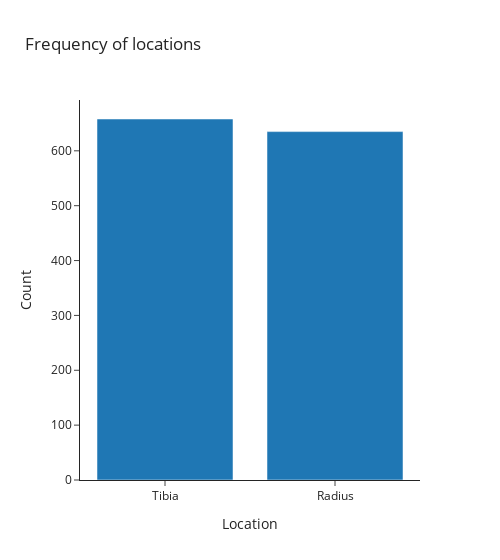

The notebook cell this image was saved under:
### Markdown cell above
### Nominal

### Code cell
# create a barplot with the frequency of locations
location_freq = data['location'].value_counts().reset_index()
location_freq.columns = ['location', 'count']  # rename columns for clarity

fig = px.bar(
    location_freq,
    x='location',
    y='count',
    title='Frequency of locations',
    width=500,
    )
fig.update_xaxes(title_text='Location')
fig.update_yaxes(title_text='Count')

fig.show()

### Figure 1 — Plotly figure (JSON) as saved in the notebook; plotly's stock layout.template omitted (floating-point values rounded to 4 significant figures)
{"data": [{"alignmentgroup": "True", "hovertemplate": "location=%{x}<br>count=%{y}<extra></extra>", "legendgroup": "", "marker": {"color": "#1F77B4", "pattern": {"shape": ""}}, "name": "", "offsetgroup": "", "orientation": "v", "showlegend": false, "textposition": "auto", "type": "bar", "x": ["Tibia", "Radius"], "xaxis": "x", "y": [658, 635], "yaxis": "y"}], "layout": {"barmode": "relative", "legend": {"tracegroupgap": 0}, "title": {"text": "Frequency of locations"}, "width": 500, "xaxis": {"anchor": "y", "domain": [0, 1], "title": {"text": "Location"}}, "yaxis": {"anchor": "x", "domain": [0, 1], "title": {"text": "Count"}}}}
